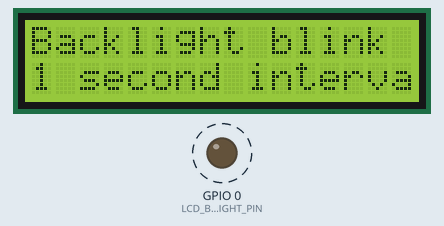
Simulated run of this sketch. Board: ESP32. Shown: 16×2 character LCD, output pins drawn as LEDs (lit = HIGH). Dashed ring = blinking. What the sketch prints to the serial monitor is not drawn.

Above: at 0.5 s.
Timing chart, 0 to 130.0 s (numbered marks = the images above):
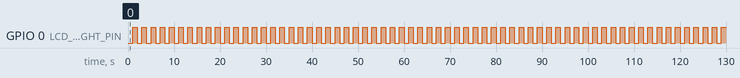

Measured:
- by itself, GPIO 0 (LCD_BACKLIGHT_PIN): alternates HIGH for 1.0 s and LOW for 1.0 s

The sketch:

lcd_backlight_pwm_test.ino
```cpp
#include <Arduino.h>
#include <Wire.h>
#include <LiquidCrystal_I2C.h>

const byte LCD_BACKLIGHT_PIN = 0;  // D3/GPIO0.
const byte LCD_I2C_ADDRESS = 0x27;
const byte LCD_COLUMNS = 20;
const byte LCD_ROWS = 4;
const unsigned long BLINK_INTERVAL_MS = 1000UL;

LiquidCrystal_I2C lcd(LCD_I2C_ADDRESS, LCD_COLUMNS, LCD_ROWS);

unsigned long lastBlinkMillis = 0;
bool backlightPinState = false;

void applyBacklightPinState();
void showStatus();

void setup() {
  pinMode(LCD_BACKLIGHT_PIN, OUTPUT);
  digitalWrite(LCD_BACKLIGHT_PIN, LOW);

  Serial.begin(115200);
  delay(300);
  Serial.println();
  Serial.println(F("LCD backlight pin blink test"));
  Serial.println(F("Pin: D3/GPIO0"));

  Wire.begin(4, 5);
  Wire.setClock(100000);
  lcd.init();
  lcd.backlight();
  lcd.clear();

  showStatus();
}

void loop() {
  unsigned long now = millis();
  if (now - lastBlinkMillis >= BLINK_INTERVAL_MS) {
    lastBlinkMillis = now;
    backlightPinState = !backlightPinState;
    applyBacklightPinState();
    showStatus();
  }
}

void applyBacklightPinState() {
  digitalWrite(LCD_BACKLIGHT_PIN, backlightPinState ? HIGH : LOW);
}

void showStatus() {
  lcd.setCursor(0, 0);
  lcd.print(F("Backlight blink    "));

  lcd.setCursor(0, 1);
  lcd.print(F("Pin D3 GPIO0       "));

  lcd.setCursor(0, 2);
  lcd.print(backlightPinState ? F("State HIGH         ") : F("State LOW          "));

  lcd.setCursor(0, 3);
  lcd.print(F("1 second interval  "));

  Serial.print(F("D3/GPIO0="));
  Serial.println(backlightPinState ? F("HIGH") : F("LOW"));
}
```
